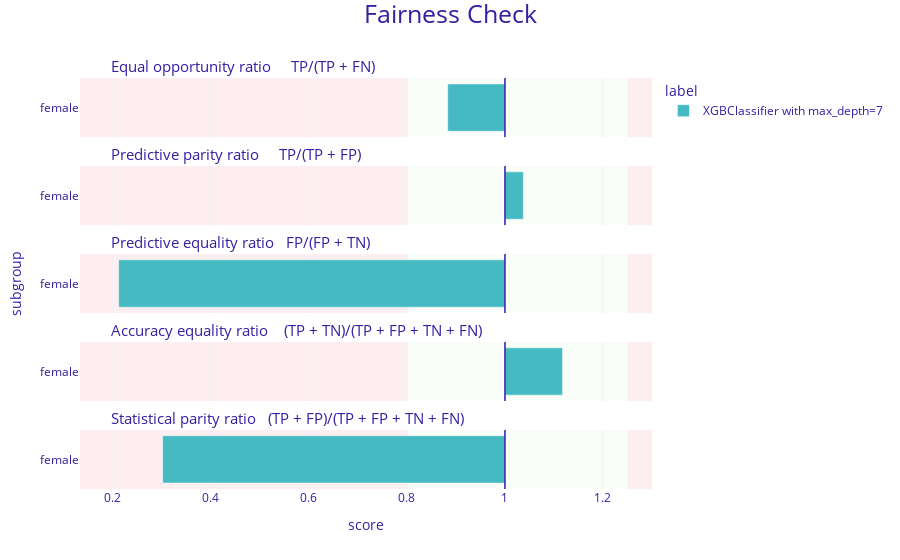

The notebook cell this image was saved under:
### Code cell
fobject.plot()

### Figure 1 — Plotly figure (JSON) as saved in the notebook; plotly's stock layout.template omitted (floating-point values rounded to 4 significant figures)
{"data": [{"alignmentgroup": "True", "customdata": [["female", 0.883, "XGBClassifier with max_depth=7"]], "hovertemplate": "<b>%{customdata[2]}</b><br>Subgroup: %{customdata[0]}<br>Score: %{customdata[1]}<br><extra></extra>", "legendgroup": "XGBClassifier with max_depth=7", "marker": {"color": "#46bac2", "pattern": {"shape": ""}}, "name": "XGBClassifier with max_depth=7", "offsetgroup": "XGBClassifier with max_depth=7", "orientation": "h", "showlegend": true, "textposition": "auto", "type": "bar", "x": [-0.1169], "xaxis": "x5", "y": [0.5], "yaxis": "y5"}, {"alignmentgroup": "True", "customdata": [["female", 1.038, "XGBClassifier with max_depth=7"]], "hovertemplate": "<b>%{customdata[2]}</b><br>Subgroup: %{customdata[0]}<br>Score: %{customdata[1]}<br><extra></extra>", "legendgroup": "XGBClassifier with max_depth=7", "marker": {"color": "#46bac2", "pattern": {"shape": ""}}, "name": "XGBClassifier with max_depth=7", "offsetgroup": "XGBClassifier with max_depth=7", "orientation": "h", "showlegend": false, "textposition": "auto", "type": "bar", "x": [0.03752], "xaxis": "x4", "y": [0.5], "yaxis": "y4"}, {"alignmentgroup": "True", "customdata": [["female", 0.212, "XGBClassifier with max_depth=7"]], "hovertemplate": "<b>%{customdata[2]}</b><br>Subgroup: %{customdata[0]}<br>Score: %{customdata[1]}<br><extra></extra>", "legendgroup": "XGBClassifier with max_depth=7", "marker": {"color": "#46bac2", "pattern": {"shape": ""}}, "name": "XGBClassifier with max_depth=7", "offsetgroup": "XGBClassifier with max_depth=7", "orientation": "h", "showlegend": false, "textposition": "auto", "type": "bar", "x": [-0.7882], "xaxis": "x3", "y": [0.5], "yaxis": "y3"}, {"alignmentgroup": "True", "customdata": [["female", 1.117, "XGBClassifier with max_depth=7"]], "hovertemplate": "<b>%{customdata[2]}</b><br>Subgroup: %{customdata[0]}<br>Score: %{customdata[1]}<br><extra></extra>", "legendgroup": "XGBClassifier with max_depth=7", "marker": {"color": "#46bac2", "pattern": {"shape": ""}}, "name": "XGBClassifier with max_depth=7", "offsetgroup": "XGBClassifier with max_depth=7", "orientation": "h", "showlegend": false, "textposition": "auto", "type": "bar", "x": [0.1174], "xaxis": "x2", "y": [0.5], "yaxis": "y2"}, {"alignmentgroup": "True", "customdata": [["female", 0.302, "XGBClassifier with max_depth=7"]], "hovertemplate": "<b>%{customdata[2]}</b><br>Subgroup: %{customdata[0]}<br>Score: %{customdata[1]}<br><extra></extra>", "legendgroup": "XGBClassifier with max_depth=7", "marker": {"color": "#46bac2", "pattern": {"shape": ""}}, "name": "XGBClassifier with max_depth=7", "offsetgroup": "XGBClassifier with max_depth=7", "orientation": "h", "showlegend": false, "textposition": "auto", "type": "bar", "x": [-0.6985], "xaxis": "x", "y": [0.5], "yaxis": "y"}], "layout": {"annotations": [{"font": {"size": 15}, "showarrow": false, "text": "Statistical parity ratio   (TP + FP)/(TP + FP + TN + FN)", "x": 0.05, "xanchor": "left", "xref": "paper", "y": 0.144, "yanchor": "bottom", "yref": "paper"}, {"font": {"size": 15}, "showarrow": false, "text": "Accuracy equality ratio    (TP + TN)/(TP + FP + TN + FN)", "x": 0.05, "xanchor": "left", "xref": "paper", "y": 0.358, "yanchor": "bottom", "yref": "paper"}, {"font": {"size": 15}, "showarrow": false, "text": "Predictive equality ratio   FP/(FP + TN)", "x": 0.05, "xanchor": "left", "xref": "paper", "y": 0.572, "yanchor": "bottom", "yref": "paper"}, {"font": {"size": 15}, "showarrow": false, "text": "Predictive parity ratio     TP/(TP + FP)", "x": 0.05, "xanchor": "left", "xref": "paper", "y": 0.786, "yanchor": "bottom", "yref": "paper"}, {"font": {"size": 15}, "showarrow": false, "text": "Equal opportunity ratio     TP/(TP + FN)", "x": 0.05, "xanchor": "left", "xref": "paper", "y": 1, "yanchor": "bottom", "yref": "paper"}], "autosize": true, "barmode": "group", "font": {"color": "#371ea3"}, "legend": {"title": {"text": "label"}, "tracegroupgap": 0}, "margin": {"b": 71, "r": 30, "t": 78}, "shapes": [{"fillcolor": "#f05a71", "layer": "below", "line": {"width": 0}, "opacity": 0.1, "type": "rect", "x0": 0.25, "x1": 0.3, "xref": "x", "y0": 0, "y1": 1, "yref": "y"}, {"fillcolor": "#f05a71", "layer": "below", "line": {"width": 0}, "opacity": 0.1, "type": "rect", "x0": -0.8671, "x1": -0.2, "xref": "x", "y0": 0, "y1": 1, "yref": "y"}, {"fillcolor": "#c7f5bf", "layer": "below", "line": {"width": 0}, "opacity": 0.1, "type": "rect", "x0": -0.2, "x1": 0.25, "xref": "x", "y0": 0, "y1": 1, "yref": "y"}, {"line": {"color": "#371ea3", "width": 1.5}, "type": "line", "x0": 0, "x1": 0, "xref": "x", "y0": 0, "y1": 1, "yref": "y"}, {"fillcolor": "#f05a71", "layer": "below", "line": {"width": 0}, "opacity": 0.1, "type": "rect", "x0": 0.25, "x1": 0.3, "xref": "x", "y0": 0, "y1": 1, "yref": "y2"}, {"fillcolor": "#f05a71", "layer": "below", "line": {"width": 0}, "opacity": 0.1, "type": "rect", "x0": -0.8671, "x1": -0.2, "xref": "x", "y0": 0, "y1": 1, "yref": "y2"}, {"fillcolor": "#c7f5bf", "layer": "below", "line": {"width": 0}, "opacity": 0.1, "type": "rect", "x0": -0.2, "x1": 0.25, "xref": "x", "y0": 0, "y1": 1, "yref": "y2"}, {"line": {"color": "#371ea3", "width": 1.5}, "type": "line", "x0": 0, "x1": 0, "xref": "x", "y0": 0, "y1": 1, "yref": "y2"}, {"fillcolor": "#f05a71", "layer": "below", "line": {"width": 0}, "opacity": 0.1, "type": "rect", "x0": 0.25, "x1": 0.3, "xref": "x", "y0": 0, "y1": 1, "yref": "y3"}, {"fillcolor": "#f05a71", "layer": "below", "line": {"width": 0}, "opacity": 0.1, "type": "rect", "x0": -0.8671, "x1": -0.2, "xref": "x", "y0": 0, "y1": 1, "yref": "y3"}, {"fillcolor": "#c7f5bf", "layer": "below", "line": {"width": 0}, "opacity": 0.1, "type": "rect", "x0": -0.2, "x1": 0.25, "xref": "x", "y0": 0, "y1": 1, "yref": "y3"}, {"line": {"color": "#371ea3", "width": 1.5}, "type": "line", "x0": 0, "x1": 0, "xref": "x", "y0": 0, "y1": 1, "yref": "y3"}, {"fillcolor": "#f05a71", "layer": "below", "line": {"width": 0}, "opacity": 0.1, "type": "rect", "x0": 0.25, "x1": 0.3, "xref": "x", "y0": 0, "y1": 1, "yref": "y4"}, {"fillcolor": "#f05a71", "layer": "below", "line": {"width": 0}, "opacity": 0.1, "type": "rect", "x0": -0.8671, "x1": -0.2, "xref": "x", "y0": 0, "y1": 1, "yref": "y4"}, {"fillcolor": "#c7f5bf", "layer": "below", "line": {"width": 0}, "opacity": 0.1, "type": "rect", "x0": -0.2, "x1": 0.25, "xref": "x", "y0": 0, "y1": 1, "yref": "y4"}, {"line": {"color": "#371ea3", "width": 1.5}, "type": "line", "x0": 0, "x1": 0, "xref": "x", "y0": 0, "y1": 1, "yref": "y4"}, {"fillcolor": "#f05a71", "layer": "below", "line": {"width": 0}, "opacity": 0.1, "type": "rect", "x0": 0.25, "x1": 0.3, "xref": "x", "y0": 0, "y1": 1, "yref": "y5"}, {"fillcolor": "#f05a71", "layer": "below", "line": {"width": 0}, "opacity": 0.1, "type": "rect", "x0": -0.8671, "x1": -0.2, "xref": "x", "y0": 0, "y1": 1, "yref": "y5"}, {"fillcolor": "#c7f5bf", "layer": "below", "line": {"width": 0}, "opacity": 0.1, "type": "rect", "x0": -0.2, "x1": 0.25, "xref": "x", "y0": 0, "y1": 1, "yref": "y5"}, {"line": {"color": "#371ea3", "width": 1.5}, "type": "line", "x0": 0, "x1": 0, "xref": "x", "y0": 0, "y1": 1, "yref": "y5"}], "title": {"font": {"size": 25}, "text": "Fairness Check", "x": 0.5, "y": 0.99}, "xaxis": {"anchor": "y", "domain": [0, 1], "range": [-0.8671, 0.3], "ticktext": [0, 0.2, 0.4, 0.6, 0.8, 1, 1.2, 1], "tickvals": [-1, -0.8, -0.6, -0.4, -0.2, 0, 0.2, 0], "title": {"text": "score"}, "type": "linear"}, "xaxis2": {"anchor": "y2", "domain": [0, 1], "matches": "x", "range": [-0.8671, 0.3], "showticklabels": false, "ticktext": [0, 0.2, 0.4, 0.6, 0.8, 1, 1.2, 1], "tickvals": [-1, -0.8, -0.6, -0.4, -0.2, 0, 0.2, 0], "type": "linear"}, "xaxis3": {"anchor": "y3", "domain": [0, 1], "matches": "x", "range": [-0.8671, 0.3], "showticklabels": false, "ticktext": [0, 0.2, 0.4, 0.6, 0.8, 1, 1.2, 1], "tickvals": [-1, -0.8, -0.6, -0.4, -0.2, 0, 0.2, 0], "type": "linear"}, "xaxis4": {"anchor": "y4", "domain": [0, 1], "matches": "x", "range": [-0.8671, 0.3], "showticklabels": false, "ticktext": [0, 0.2, 0.4, 0.6, 0.8, 1, 1.2, 1], "tickvals": [-1, -0.8, -0.6, -0.4, -0.2, 0, 0.2, 0], "type": "linear"}, "xaxis5": {"anchor": "y5", "domain": [0, 1], "matches": "x", "range": [-0.8671, 0.3], "showticklabels": false, "ticktext": [0, 0.2, 0.4, 0.6, 0.8, 1, 1.2, 1], "tickvals": [-1, -0.8, -0.6, -0.4, -0.2, 0, 0.2, 0], "type": "linear"}, "yaxis": {"anchor": "x", "domain": [0, 0.144], "range": [0, 1], "showgrid": false, "ticktext": ["female"], "tickvals": [0.5], "title": {"text": ""}, "type": "linear", "zeroline": false}, "yaxis2": {"anchor": "x2", "domain": [0.214, 0.358], "matches": "y", "range": [0, 1], "showgrid": false, "ticktext": ["female"], "tickvals": [0.5], "title": {"text": ""}, "type": "linear", "zeroline": false}, "yaxis3": {"anchor": "x3", "domain": [0.428, 0.572], "matches": "y", "range": [0, 1], "showgrid": false, "ticktext": ["female"], "tickvals": [0.5], "title": {"text": "subgroup"}, "type": "linear", "zeroline": false}, "yaxis4": {"anchor": "x4", "domain": [0.642, 0.786], "matches": "y", "range": [0, 1], "showgrid": false, "ticktext": ["female"], "tickvals": [0.5], "title": {"text": ""}, "type": "linear", "zeroline": false}, "yaxis5": {"anchor": "x5", "domain": [0.856, 1], "matches": "y", "range": [0, 1], "showgrid": false, "ticktext": ["female"], "tickvals": [0.5], "title": {"text": ""}, "type": "linear", "zeroline": false}}}
